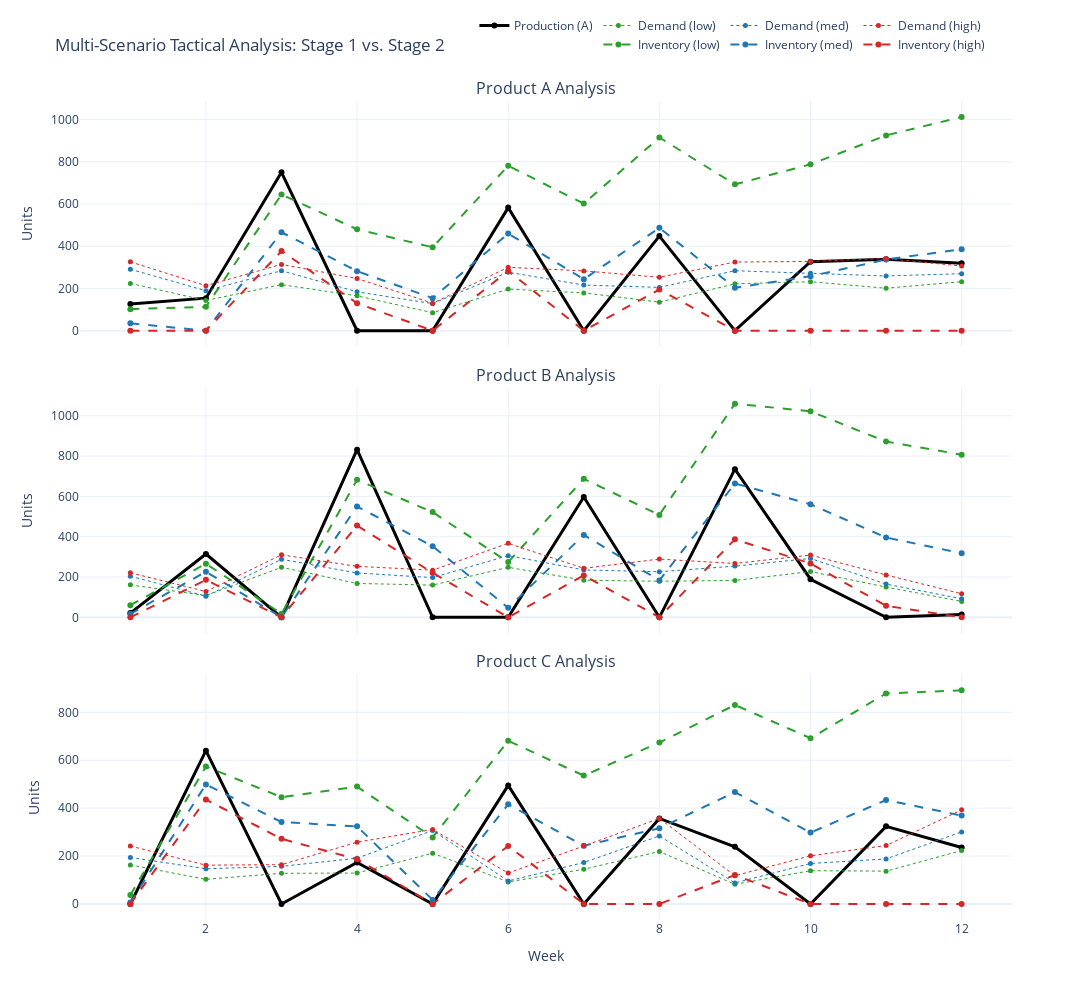

The code cell stored with this chart in its notebook:
### Markdown cell above
## 4.1 Production Demand Inventory per Scenario

### Code cell
X_vals = {p: [value(model.X[p, t]) for t in time_periods] for p in products}

D_vals = {p: {s: [value(model.demand[p, t, s]) for t in time_periods] 
             for s in scenarios} for p in products}

I_vals = {p: {s: [value(model.I_regular[p, t, s]) + value(model.I_overflow[p, t, s]) for t in time_periods] 
             for s in scenarios} for p in products}

# Configuration
scenarios = ['low', 'med', 'high']
products = ['A', 'B', 'C']
# Color mapping for scenarios
colors = {'low': '#2ca02c', 'med': '#1f77b4', 'high': '#d62728'} 
# Line styles for variables
styles = {'Production': 'solid', 'Inventory': 'dash', 'Demand': 'dot'}

fig = make_subplots(
    rows=len(products), cols=1,
    shared_xaxes=True,
    vertical_spacing=0.05,
    subplot_titles=[f"Product {p} Analysis" for p in products]
)

for row, p in enumerate(products, start=1):
    # 1. Production (Stage 1 Decision - Constant across all scenarios)
    fig.add_trace(
        go.Scatter(
            x=time_periods, y=X_vals[p],
            name=f'Production ({p})',
            line=dict(color='black', width=3, dash=styles['Production']),
            legendgroup='Production',
            showlegend=(row == 1)
        ),
        row=row, col=1
    )
    
    for s in scenarios:
        # 2. Demand (Scenario Input)
        fig.add_trace(
            go.Scatter(
                x=time_periods, y=D_vals[p][s],
                name=f'Demand ({s})',
                mode='lines+markers',
                line=dict(color=colors[s], width=1, dash=styles['Demand']),
                marker=dict(symbol='circle', size=5),
                legendgroup=f'Scenario_{s}',
                showlegend=(row == 1)
            ),
            row=row, col=1
        )
        
        # 3. Inventory (Scenario Result)
        fig.add_trace(
            go.Scatter(
                x=time_periods, y=I_vals[p][s],
                name=f'Inventory ({s})',
                line=dict(color=colors[s], width=2, dash=styles['Inventory']),
                legendgroup=f'Scenario_{s}',
                showlegend=(row == 1)
            ),
            row=row, col=1
        )

fig.update_layout(
    height=1000,
    width=1200,
    title_text="Multi-Scenario Tactical Analysis: Stage 1 vs. Stage 2",
    template="plotly_white",
    hovermode='x unified',
    legend=dict(
                tracegroupgap=15,
                orientation="h",
                yanchor="bottom",
                y=1.05,
                xanchor="center",
                x=0.7
            )
)

fig.update_xaxes(title_text="Week", row=len(products), col=1)
fig.update_yaxes(title_text="Units")

fig.show()

### Figure 1 — Plotly figure (JSON) as saved in the notebook; plotly's stock layout.template omitted (floating-point values rounded to 4 significant figures)
{"data": [{"legendgroup": "Production", "line": {"color": "black", "dash": "solid", "width": 3}, "name": "Production (A)", "showlegend": true, "type": "scatter", "x": [1, 2, 3, 4, 5, 6, 7, 8, 9, 10, 11, 12], "xaxis": "x", "y": [126, 154, 750, 0, 0, 583, 0, 448, 0, 327, 338, 319], "yaxis": "y"}, {"legendgroup": "Scenario_low", "line": {"color": "#2ca02c", "dash": "dot", "width": 1}, "marker": {"size": 5, "symbol": "circle"}, "mode": "lines+markers", "name": "Demand (low)", "showlegend": true, "type": "scatter", "x": [1, 2, 3, 4, 5, 6, 7, 8, 9, 10, 11, 12], "xaxis": "x", "y": [224, 143, 218, 165, 85, 197, 179, 135, 222, 232, 201, 232], "yaxis": "y"}, {"legendgroup": "Scenario_low", "line": {"color": "#2ca02c", "dash": "dash", "width": 2}, "name": "Inventory (low)", "showlegend": true, "type": "scatter", "x": [1, 2, 3, 4, 5, 6, 7, 8, 9, 10, 11, 12], "xaxis": "x", "y": [102, 113, 645, 480, 395, 781, 602, 915, 693, 788, 925, 1012], "yaxis": "y"}, {"legendgroup": "Scenario_med", "line": {"color": "#1f77b4", "dash": "dot", "width": 1}, "marker": {"size": 5, "symbol": "circle"}, "mode": "lines+markers", "name": "Demand (med)", "showlegend": true, "type": "scatter", "x": [1, 2, 3, 4, 5, 6, 7, 8, 9, 10, 11, 12], "xaxis": "x", "y": [291, 189, 284, 184, 128, 277, 216, 205, 284, 272, 259, 270], "yaxis": "y"}, {"legendgroup": "Scenario_med", "line": {"color": "#1f77b4", "dash": "dash", "width": 2}, "name": "Inventory (med)", "showlegend": true, "type": "scatter", "x": [1, 2, 3, 4, 5, 6, 7, 8, 9, 10, 11, 12], "xaxis": "x", "y": [35, 0, 466, 282, 154, 460, 244, 487, 203, 258, 337, 386], "yaxis": "y"}, {"legendgroup": "Scenario_high", "line": {"color": "#d62728", "dash": "dot", "width": 1}, "marker": {"size": 5, "symbol": "circle"}, "mode": "lines+markers", "name": "Demand (high)", "showlegend": true, "type": "scatter", "x": [1, 2, 3, 4, 5, 6, 7, 8, 9, 10, 11, 12], "xaxis": "x", "y": [326, 213, 314, 247, 130, 300, 283, 253, 325, 328, 342, 306], "yaxis": "y"}, {"legendgroup": "Scenario_high", "line": {"color": "#d62728", "dash": "dash", "width": 2}, "name": "Inventory (high)", "showlegend": true, "type": "scatter", "x": [1, 2, 3, 4, 5, 6, 7, 8, 9, 10, 11, 12], "xaxis": "x", "y": [0, 0, 377, 130, 0, 283, 0, 195, 0, 0, 0, 0], "yaxis": "y"}, {"legendgroup": "Production", "line": {"color": "black", "dash": "solid", "width": 3}, "name": "Production (B)", "showlegend": false, "type": "scatter", "x": [1, 2, 3, 4, 5, 6, 7, 8, 9, 10, 11, 12], "xaxis": "x2", "y": [21, 314, 0, 832, 0, 0, 597, 0, 735, 189, 0, 14], "yaxis": "y2"}, {"legendgroup": "Scenario_low", "line": {"color": "#2ca02c", "dash": "dot", "width": 1}, "marker": {"size": 5, "symbol": "circle"}, "mode": "lines+markers", "name": "Demand (low)", "showlegend": false, "type": "scatter", "x": [1, 2, 3, 4, 5, 6, 7, 8, 9, 10, 11, 12], "xaxis": "x2", "y": [161, 108, 248, 168, 160, 248, 184, 179, 183, 227, 150, 79], "yaxis": "y2"}, {"legendgroup": "Scenario_low", "line": {"color": "#2ca02c", "dash": "dash", "width": 2}, "name": "Inventory (low)", "showlegend": false, "type": "scatter", "x": [1, 2, 3, 4, 5, 6, 7, 8, 9, 10, 11, 12], "xaxis": "x2", "y": [60, 266, 18, 682, 522, 274, 687, 508, 1060, 1022, 872, 807], "yaxis": "y2"}, {"legendgroup": "Scenario_med", "line": {"color": "#1f77b4", "dash": "dot", "width": 1}, "marker": {"size": 5, "symbol": "circle"}, "mode": "lines+markers", "name": "Demand (med)", "showlegend": false, "type": "scatter", "x": [1, 2, 3, 4, 5, 6, 7, 8, 9, 10, 11, 12], "xaxis": "x2", "y": [204, 105, 288, 220, 197, 306, 235, 226, 254, 292, 165, 92], "yaxis": "y2"}, {"legendgroup": "Scenario_med", "line": {"color": "#1f77b4", "dash": "dash", "width": 2}, "name": "Inventory (med)", "showlegend": false, "type": "scatter", "x": [1, 2, 3, 4, 5, 6, 7, 8, 9, 10, 11, 12], "xaxis": "x2", "y": [17, 226, 0, 550, 353, 47, 409, 183, 664, 561, 396, 318], "yaxis": "y2"}, {"legendgroup": "Scenario_high", "line": {"color": "#d62728", "dash": "dot", "width": 1}, "marker": {"size": 5, "symbol": "circle"}, "mode": "lines+markers", "name": "Demand (high)", "showlegend": false, "type": "scatter", "x": [1, 2, 3, 4, 5, 6, 7, 8, 9, 10, 11, 12], "xaxis": "x2", "y": [221, 128, 310, 253, 234, 367, 243, 289, 267, 309, 210, 117], "yaxis": "y2"}, {"legendgroup": "Scenario_high", "line": {"color": "#d62728", "dash": "dash", "width": 2}, "name": "Inventory (high)", "showlegend": false, "type": "scatter", "x": [1, 2, 3, 4, 5, 6, 7, 8, 9, 10, 11, 12], "xaxis": "x2", "y": [0, 186, 0, 455, 221, 0, 208, 0, 387, 267, 57, 0], "yaxis": "y2"}, {"legendgroup": "Production", "line": {"color": "black", "dash": "solid", "width": 3}, "name": "Production (C)", "showlegend": false, "type": "scatter", "x": [1, 2, 3, 4, 5, 6, 7, 8, 9, 10, 11, 12], "xaxis": "x3", "y": [0, 640, 0, 173, 0, 495, 0, 357, 239, 0, 324, 236], "yaxis": "y3"}, {"legendgroup": "Scenario_low", "line": {"color": "#2ca02c", "dash": "dot", "width": 1}, "marker": {"size": 5, "symbol": "circle"}, "mode": "lines+markers", "name": "Demand (low)", "showlegend": false, "type": "scatter", "x": [1, 2, 3, 4, 5, 6, 7, 8, 9, 10, 11, 12], "xaxis": "x3", "y": [163, 103, 128, 129, 212, 92, 145, 219, 82, 139, 137, 223], "yaxis": "y3"}, {"legendgroup": "Scenario_low", "line": {"color": "#2ca02c", "dash": "dash", "width": 2}, "name": "Inventory (low)", "showlegend": false, "type": "scatter", "x": [1, 2, 3, 4, 5, 6, 7, 8, 9, 10, 11, 12], "xaxis": "x3", "y": [37, 574, 446, 490, 278, 681, 536, 674, 831, 692, 879, 892], "yaxis": "y3"}, {"legendgroup": "Scenario_med", "line": {"color": "#1f77b4", "dash": "dot", "width": 1}, "marker": {"size": 5, "symbol": "circle"}, "mode": "lines+markers", "name": "Demand (med)", "showlegend": false, "type": "scatter", "x": [1, 2, 3, 4, 5, 6, 7, 8, 9, 10, 11, 12], "xaxis": "x3", "y": [194, 147, 157, 191, 307, 96, 173, 284, 88, 169, 188, 301], "yaxis": "y3"}, {"legendgroup": "Scenario_med", "line": {"color": "#1f77b4", "dash": "dash", "width": 2}, "name": "Inventory (med)", "showlegend": false, "type": "scatter", "x": [1, 2, 3, 4, 5, 6, 7, 8, 9, 10, 11, 12], "xaxis": "x3", "y": [6, 499, 342, 324, 17, 416, 243, 316, 467, 298, 434, 369], "yaxis": "y3"}, {"legendgroup": "Scenario_high", "line": {"color": "#d62728", "dash": "dot", "width": 1}, "marker": {"size": 5, "symbol": "circle"}, "mode": "lines+markers", "name": "Demand (high)", "showlegend": false, "type": "scatter", "x": [1, 2, 3, 4, 5, 6, 7, 8, 9, 10, 11, 12], "xaxis": "x3", "y": [242, 162, 164, 258, 311, 129, 242, 357, 118, 201, 244, 393], "yaxis": "y3"}, {"legendgroup": "Scenario_high", "line": {"color": "#d62728", "dash": "dash", "width": 2}, "name": "Inventory (high)", "showlegend": false, "type": "scatter", "x": [1, 2, 3, 4, 5, 6, 7, 8, 9, 10, 11, 12], "xaxis": "x3", "y": [0, 436, 272, 187, 0, 242, 0, 0, 121, 0, 0, 0], "yaxis": "y3"}], "layout": {"annotations": [{"font": {"size": 16}, "showarrow": false, "text": "Product A Analysis", "x": 0.5, "xanchor": "center", "xref": "paper", "y": 1, "yanchor": "bottom", "yref": "paper"}, {"font": {"size": 16}, "showarrow": false, "text": "Product B Analysis", "x": 0.5, "xanchor": "center", "xref": "paper", "y": 0.65, "yanchor": "bottom", "yref": "paper"}, {"font": {"size": 16}, "showarrow": false, "text": "Product C Analysis", "x": 0.5, "xanchor": "center", "xref": "paper", "y": 0.3, "yanchor": "bottom", "yref": "paper"}], "height": 1000, "hovermode": "x unified", "legend": {"orientation": "h", "tracegroupgap": 15, "x": 0.7, "xanchor": "center", "y": 1.05, "yanchor": "bottom"}, "title": {"text": "Multi-Scenario Tactical Analysis: Stage 1 vs. Stage 2"}, "width": 1200, "xaxis": {"anchor": "y", "domain": [0, 1], "matches": "x3", "showticklabels": false}, "xaxis2": {"anchor": "y2", "domain": [0, 1], "matches": "x3", "showticklabels": false}, "xaxis3": {"anchor": "y3", "domain": [0, 1], "title": {"text": "Week"}}, "yaxis": {"anchor": "x", "domain": [0.7, 1], "title": {"text": "Units"}}, "yaxis2": {"anchor": "x2", "domain": [0.35, 0.65], "title": {"text": "Units"}}, "yaxis3": {"anchor": "x3", "domain": [0, 0.3], "title": {"text": "Units"}}}}
